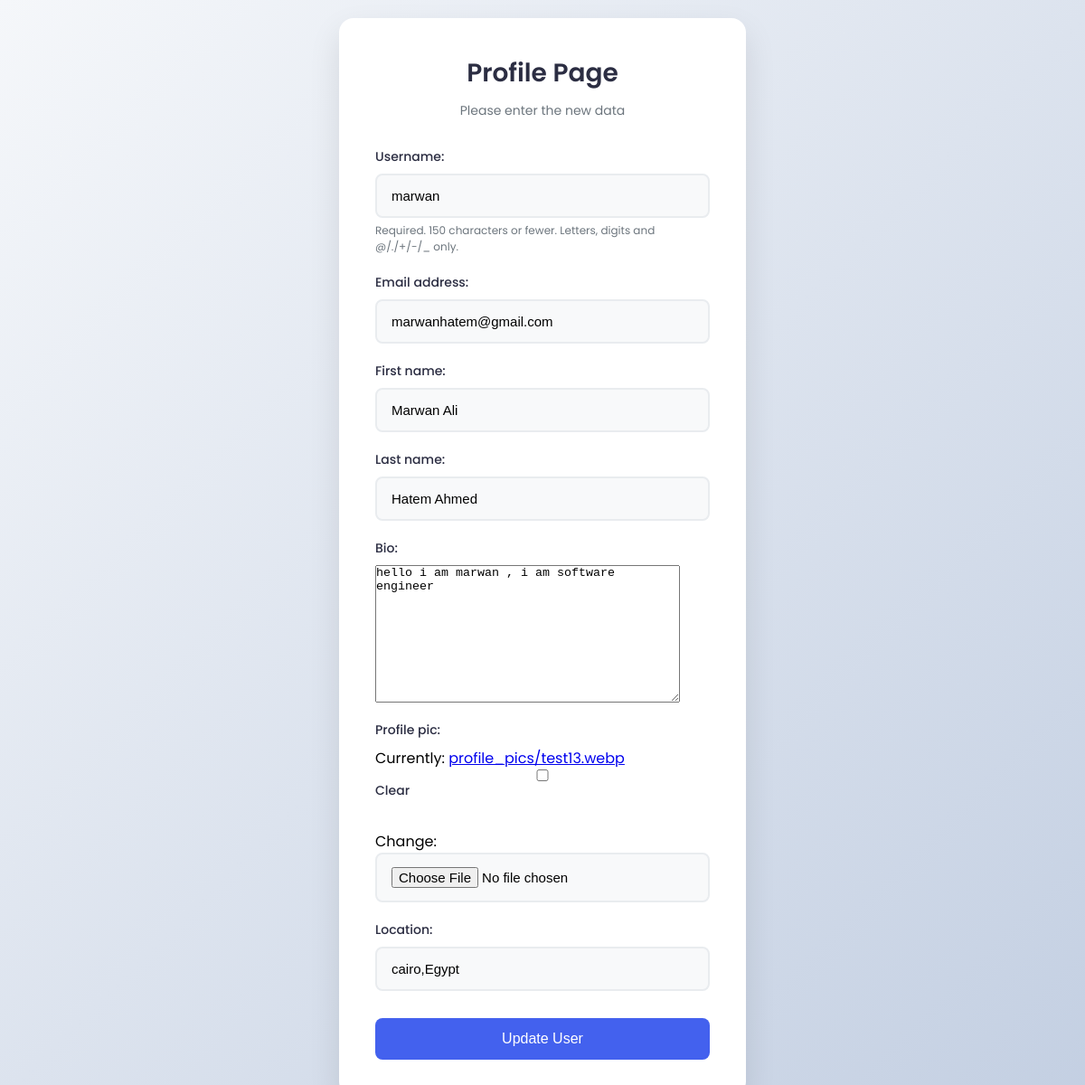
/accounts/update_user (signed in), run on the app's committed database.
### accounts/models.py (models this page shows, shortened)
class Profile(models.Model):
    user = models.OneToOneField(User,on_delete=models.CASCADE,null=True,blank=True)
    bio = models.TextField(blank=True,null=True)
    profile_pic = models.ImageField(upload_to="profile_pics",blank=True,null=True)
    location = models.CharField(max_length=200,blank=True,null=True)

### accounts/views.py (the view)
# urls.py: path("update_user",update_user_view,name="update_user_url"),
def update_user_view(req):
    if req.method == "POST":
        user_form = UpdateUserForm(req.POST,instance=req.user)
        profile_form = UpdateProfileForm(req.POST,req.FILES,instance=req.user.profile)
        if user_form.is_valid() and profile_form.is_valid():
            user_form.save()
            profile_form.save()
            return redirect("update_user_url")
    else:
        user_form = UpdateUserForm(instance=req.user)
        profile_form = UpdateProfileForm(instance=req.user.profile)
    return render(req,"accounts/update_user.html",{"user_form":user_form,"profile_form":profile_form})

### accounts/forms.py
class UpdateUserForm(forms.ModelForm):
    class Meta:
        model = User
        fields = ['username',"email","first_name","last_name"]

class UpdateProfileForm(forms.ModelForm):
    class Meta:
        model = Profile
        fields = ["bio","profile_pic","location"]

### templates/accounts/update_user.html (shortened to what this page needs)
<div class="login-container">
    <div class="login-header">
        <h2>Profile Page</h2>
        <p>Please enter the new data</p>
    </div>
    <form method="post" enctype="multipart/form-data">
        {% for field in user_form %}
        <div class="form-group">
            {{ field.label_tag }}
            {{ field }}
            {% if field.help_text %}
            <span class="helptext">{{ field.help_text }}</span>
            {% endif %}
        </div>
        {% endfor %}
        {% for field in profile_form %}
        <div class="form-group">
            {{ field.label_tag }}
            {{ field }}
        </div>
        {% endfor %}
        <button type="submit" class="login-button">Update User</button>
    </form>
</div>

### templates/accounts/update_user.html (style rules this page uses)
* { box-sizing: border-box; margin: 0; padding: 0; }
.login-container { background-color: var(--white); border-radius: 16px; box-shadow: 0 15px 35px rgba(0, 0, 0, 0.1); width: 100%; max-width: 450px; padding: 40px; transform: translateY(0); transition: transform 0.3s ease, box-shadow 0.3s ease; }
.login-header { text-align: center; margin-bottom: 30px; }
.login-header h2 { color: var(--text-color); font-size: 28px; font-weight: 600; margin-bottom: 10px; }
.login-header p { color: #6c757d; font-size: 14px; }
.form-group { margin-bottom: 20px; position: relative; }
.form-group label { display: block; margin-bottom: 8px; color: var(--text-color); font-weight: 500; font-size: 14px; }
.form-group input { width: 100%; padding: 14px 16px; border: 2px solid #e9ecef; border-radius: 8px; font-size: 15px; transition: all 0.3s ease; background-color: var(--light-gray); }
.form-group .helptext { font-size: 12px; color: #6c757d; margin-top: 5px; display: block; }
.login-button { width: 100%; padding: 14px; background-color: var(--primary-color); color: white; border: none; border-radius: 8px; font-size: 16px; font-weight: 500; cursor: pointer; transition: all 0.3s ease; margin-top: 10px; }
.form-group { animation: fadeIn 0.5s ease forwards; }
.form-group:nth-child(2) { animation-delay: 0.2s; }
.form-group:nth-child(3) { animation-delay: 0.3s; }
.login-button { animation: fadeIn 0.5s ease 0.4s forwards; }

### data on the page
Profile: profile_form "hello i am marwan , i am software engineer" "cairo,Egypt"

### other printed values
{{ field.label_tag }} "Username:" "Email address:" "First name:" "Last name:"
{{ field.help_text }} "Required. 150 characters or fewer. Letters, digits and @/./+/-/_ only."
{{ field.label_tag }} "Bio:" "Profile pic:" "Location:"
